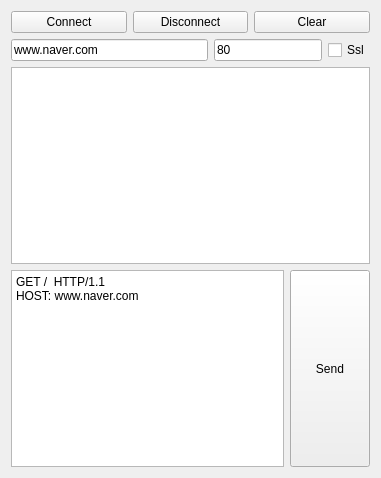
<?xml version="1.0" encoding="UTF-8"?>
<ui version="4.0">
 <class>Widget</class>
 <widget class="QWidget" name="Widget">
  <property name="geometry">
   <rect>
    <x>0</x>
    <y>0</y>
    <width>381</width>
    <height>478</height>
   </rect>
  </property>
  <property name="windowTitle">
   <string>Widget</string>
  </property>
  <layout class="QGridLayout" name="gridLayout">
   <item row="0" column="0">
    <layout class="QVBoxLayout" name="verticalLayout">
     <item>
      <layout class="QGridLayout" name="gridLayout_2">
       <item row="0" column="0">
        <widget class="QPushButton" name="pbConnect">
         <property name="text">
          <string>Connect</string>
         </property>
        </widget>
       </item>
       <item row="0" column="1">
        <widget class="QPushButton" name="pbDisconnect">
         <property name="text">
          <string>Disconnect</string>
         </property>
        </widget>
       </item>
       <item row="0" column="2">
        <widget class="QPushButton" name="pbClear">
         <property name="text">
          <string>Clear</string>
         </property>
        </widget>
       </item>
      </layout>
     </item>
     <item>
      <layout class="QHBoxLayout" name="horizontalLayout_2">
       <item>
        <widget class="QLineEdit" name="leHost">
         <property name="text">
          <string>www.naver.com</string>
         </property>
        </widget>
       </item>
       <item>
        <widget class="QLineEdit" name="lePort">
         <property name="sizePolicy">
          <sizepolicy hsizetype="Fixed" vsizetype="Fixed">
           <horstretch>0</horstretch>
           <verstretch>0</verstretch>
          </sizepolicy>
         </property>
         <property name="text">
          <string>80</string>
         </property>
        </widget>
       </item>
       <item>
        <widget class="QCheckBox" name="cbSslTcp">
         <property name="text">
          <string>Ssl</string>
         </property>
        </widget>
       </item>
      </layout>
     </item>
     <item>
      <widget class="QPlainTextEdit" name="pteMessage"/>
     </item>
     <item>
      <layout class="QHBoxLayout" name="horizontalLayout_3">
       <item>
        <widget class="QPlainTextEdit" name="pteSend">
         <property name="plainText">
          <string>GET /  HTTP/1.1
HOST: www.naver.com

</string>
         </property>
        </widget>
       </item>
       <item>
        <widget class="QPushButton" name="pbSend">
         <property name="sizePolicy">
          <sizepolicy hsizetype="Minimum" vsizetype="Expanding">
           <horstretch>0</horstretch>
           <verstretch>0</verstretch>
          </sizepolicy>
         </property>
         <property name="text">
          <string>Send</string>
         </property>
        </widget>
       </item>
      </layout>
     </item>
    </layout>
   </item>
  </layout>
 </widget>
 <resources/>
 <connections/>
</ui>
